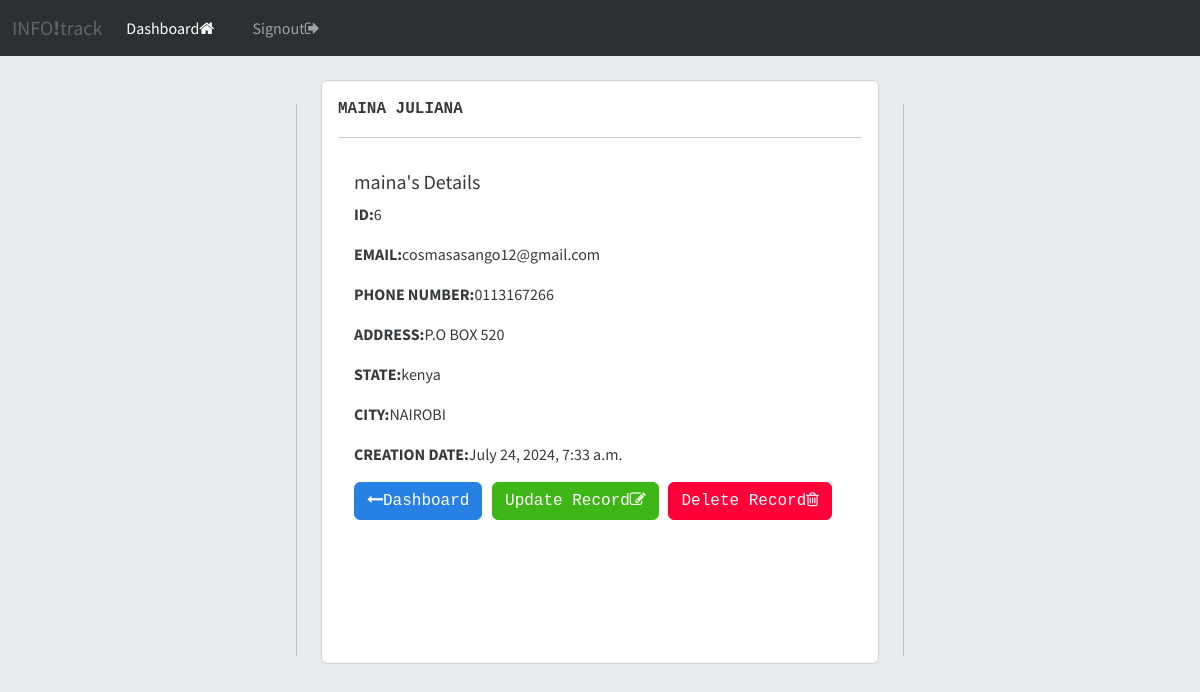
Page /view-record/6 (signed in) on the committed database.
### crmapp/models.py (models this page shows, shortened)
class record(models.Model):
    created_date = models.DateTimeField(auto_now_add=True)
    first_name = models.CharField(max_length=50)
    last_name = models.CharField(max_length=100)
    email = models.EmailField(max_length=100)
    phone = models.CharField(max_length=100)
    address = models.CharField(max_length=100)
    state = models.CharField(max_length=100)
    city = models.CharField(max_length=100)

### crmapp/views.py (the view)
# urls.py: path('view-record/<int:pk>', views.viewRecord, name='view-record'),
@login_required(login_url='user_login')
def viewRecord(request, pk):
    customer_data = record.objects.get(id=pk)
    context = {'customer_data':customer_data}
    return render(request, 'crmapp/view-record.html', context)

### crmapp/templates/crmapp/view-record.html (shortened to what this page needs)
{% extends 'crmapp/base.html' %}
{% block content %}
<body class="bg-body-secondary">
<div class=" d-flex justify-content-center">
    <div class="d-flex p-4" style="height: 600px;">
      </div>
<div class="card p-3 mb-3 w-50 rounded" style="width: 18rem;">
    <strong>
        <div class='font-monospace'>
            {{customer_data.last_name|upper}}
            {{customer_data.first_name|upper}}
        </div>
    </strong>
    <hr>
    <div class="card-body">
      <h5 class="card-title">{{customer_data.last_name}}'s Details</h5>
      <p class="card-text"><strong>ID:</strong>{{customer_data.id}}</p>
      <p class="card-text"><strong>EMAIL:</strong>{{customer_data.email}}</p>
      <p class="card-text"><strong>PHONE NUMBER:</strong>{{customer_data.phone}}</p>
      <p class="card-text"><strong>ADDRESS:</strong>{{customer_data.address}}</p>
      <p class="card-text"><strong>STATE:</strong>{{customer_data.state}}</p>
      <p class="card-text"><strong>CITY:</strong>{{customer_data.city}}</p>
      <p class="card-text"><strong>CREATION DATE:</strong>{{customer_data.created_date}}</p>
      <a href="{% url 'dashboard' %}" class="btn btn-primary rounded font-monospace"><i class="fa fa-long-arrow-left" aria-hidden="true"></i>Dashboard</a> &nbsp;
      <a href="{% url 'updateRecord' customer_data.id %}" class="btn btn-success rounded font-monospace">Update Record<i class="fa fa-pencil-square-o" aria-hidden="true"></i></a> &nbsp;
      <a href="{% url 'delete-record' customer_data.id %}" class="btn btn-danger rounded font-monospace">Delete Record<i class="fa fa-trash-o" aria-hidden="true"></i></a>
    </div>
  </div>
  <div class="d-flex p-4" style="height: 600px;">
  </div>
</div>
</body>
{% endblock %}

### rows in the picture
record: last_name "MAINA", first_name "JULIANA", last_name "maina", id "6", email "cosmasasango12@gmail.com", phone "0113167266", address "P.O BOX 520", state "kenya", city "NAIROBI", created_date "July 24, 2024, 7:33 a.m."
